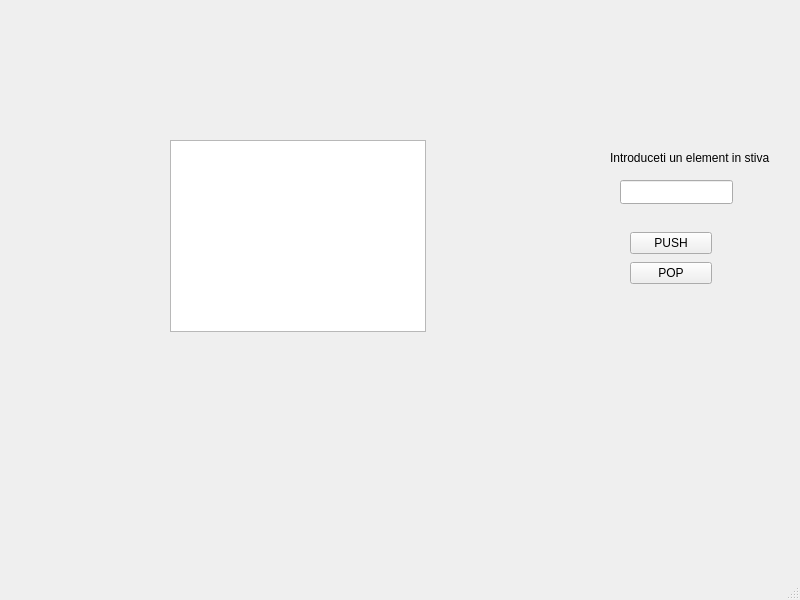
<?xml version="1.0" encoding="UTF-8"?>
<ui version="4.0">
 <class>MainWindow</class>
 <widget class="QMainWindow" name="MainWindow">
  <property name="geometry">
   <rect>
    <x>0</x>
    <y>0</y>
    <width>800</width>
    <height>600</height>
   </rect>
  </property>
  <property name="windowTitle">
   <string>MainWindow</string>
  </property>
  <widget class="QWidget" name="centralwidget">
   <widget class="QLabel" name="label">
    <property name="geometry">
     <rect>
      <x>610</x>
      <y>150</y>
      <width>161</width>
      <height>16</height>
     </rect>
    </property>
    <property name="text">
     <string>Introduceti un element in stiva</string>
    </property>
    <property name="scaledContents">
     <bool>true</bool>
    </property>
   </widget>
   <widget class="QListWidget" name="listWidget">
    <property name="geometry">
     <rect>
      <x>170</x>
      <y>140</y>
      <width>256</width>
      <height>192</height>
     </rect>
    </property>
   </widget>
   <widget class="QLineEdit" name="lineEdit">
    <property name="geometry">
     <rect>
      <x>620</x>
      <y>180</y>
      <width>113</width>
      <height>24</height>
     </rect>
    </property>
   </widget>
   <widget class="QWidget" name="">
    <property name="geometry">
     <rect>
      <x>630</x>
      <y>230</y>
      <width>82</width>
      <height>56</height>
     </rect>
    </property>
    <layout class="QVBoxLayout" name="verticalLayout">
     <item>
      <widget class="QPushButton" name="pushButton">
       <property name="text">
        <string>PUSH</string>
       </property>
      </widget>
     </item>
     <item>
      <widget class="QPushButton" name="pushButton_2">
       <property name="text">
        <string>POP</string>
       </property>
      </widget>
     </item>
    </layout>
   </widget>
  </widget>
  <widget class="QMenuBar" name="menubar">
   <property name="geometry">
    <rect>
     <x>0</x>
     <y>0</y>
     <width>800</width>
     <height>21</height>
    </rect>
   </property>
  </widget>
  <widget class="QStatusBar" name="statusbar"/>
 </widget>
 <resources/>
 <connections/>
</ui>
